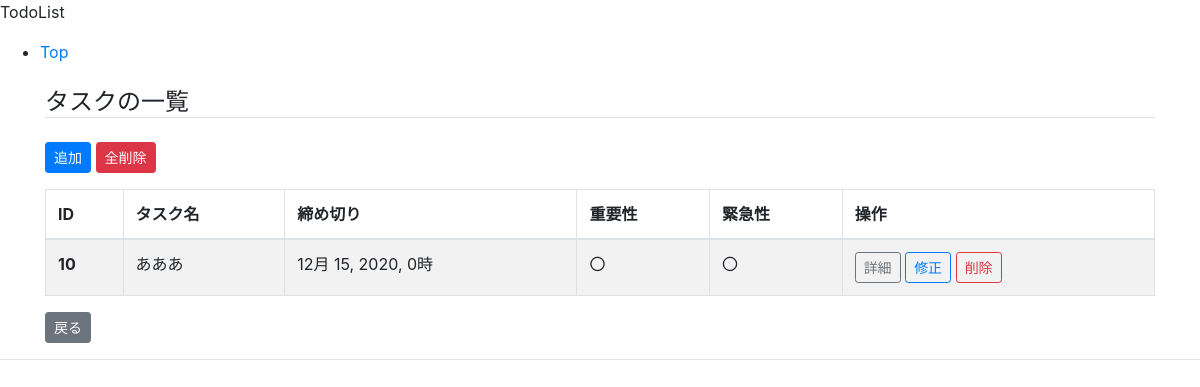
Before: / with the older database file.
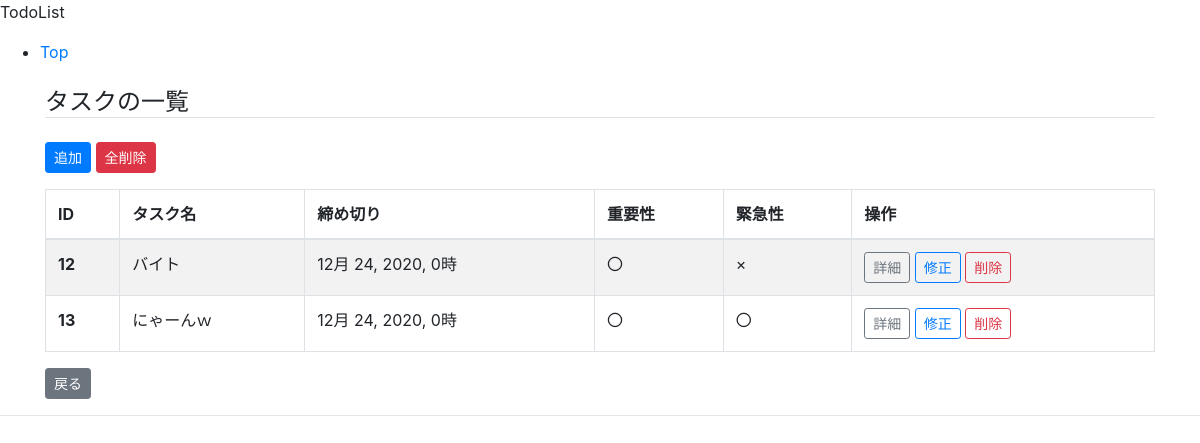
After: the same page with the newer database file.
### posts/models.py (models this page shows, shortened)
class Posts(models.Model):
    class Meta(object):
        db_table = 'posts'
    task = models.CharField(verbose_name='タスク名', max_length=255)
    task_text = models.CharField(verbose_name='タスク詳細', max_length=255)
    created_at = models.DateTimeField(verbose_name='作成日時', default=timezone.now())
    deadline = models.DateTimeField(verbose_name='締切', default=timezone.now())
    importance = models.BooleanField(verbose_name='重要', default=True)
    urgency = models.BooleanField(verbose_name='緊急', default=True)

### posts/views.py (the view)
class TaskList(ListView):
    template_name = 'posts/posts_list.html'
    queryset = Posts.objects.order_by('-deadline')
    model = Posts
    paginate_by = 5

### posts/templates/posts/posts_list.html (shortened to what this page needs)
{% extends "base.html" %}
{% block content %}
    <h4 class="mt-4 border-bottom">タスクの一覧</h4>
    <a href="{% url 'posts:write' %}" class="btn btn-primary btn-sm my-3">追加</a>
    <a href="{% url 'posts:alldelete' %}" class="btn btn-danger btn-sm my-3"
       onclick="return confirm('本当に全タスクを削除しますか？')">全削除</a>
    <table class="table table-striped table-bordered">
        <thead>
        <tr>
            <th scope="col">ID</th>
            <th scope="col">タスク名</th>
            <th scope="col">締め切り</th>
            <th scope="col">重要性</th>
            <th scope="col">緊急性</th>
            <th scope="col">操作</th>
        </tr>
        </thead>
        <tbody>
        {% for post in posts_list %}
            <tr>
                <th scope="row">{{ post.id }}</th>
                <td>{{ post.task }}</td>
                <td>{{ post.deadline }}</td>
                {% if post.importance %}
                    <td>〇</td>
                {% else %}
                    <td>×</td>
                {% endif %}
                {% if post.urgency %}
                    <td>〇</td>
                {% else %}
                    <td>×</td>
                {% endif %}
                <td>
                    <a href="{% url 'posts:detail' post.pk %}" class="btn btn-outline-secondary btn-sm">詳細</a>
                    <a href="{% url 'posts:update' post.pk %}" class="btn btn-outline-primary btn-sm">修正</a>
                    <a href="{% url 'posts:delete' post.pk %}" class="btn btn-outline-danger btn-sm">削除</a>
                </td>
            </tr>
        {% endfor %}
        </tbody>
    </table>
    <a href="{% url 'posts:index' %}" class="btn btn-secondary btn-sm">戻る</a>
{% endblock content %}

### posts/templates/base.html (shortened to what this page needs)
{% load i18n static %}
<!DOCTYPE html>
<html lang="en">
<head>
    <link rel="stylesheet" href="{% static 'posts/css/bootstrap.min.css' %}">
</head>
<body>
<nav>
    <p class="site-name">TodoList</p>
    <ul>
        <li><a href="{% url 'posts:index' %}">Top</a></li>
    </ul>
</nav>
<div class="container">
    {% block content %}{% endblock %}
</div>
<hr>
</body>
</html>

Changed rows visible on the page:
removed Posts: id "10", task "あああ", deadline "12月 15, 2020, 0時", importance "〇", urgency "〇"
added Posts: id "12", task "バイト", deadline "12月 24, 2020, 0時", importance "〇"
added Posts: id "13", task "にゃーんｗ", deadline "12月 24, 2020, 0時", importance "〇", urgency "〇"
